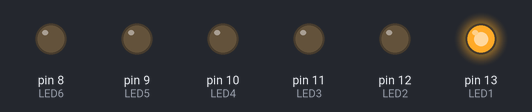
The sketch below on a simulated Arduino Uno, built with avr-gcc and run on an emulated ATmega328P. Shown: output pins drawn as LEDs (lit = HIGH).

Above: at 0.05 s.
At 0.35 s:
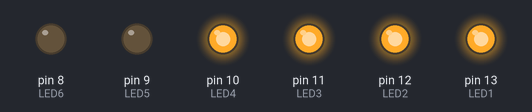
At 0.75 s:
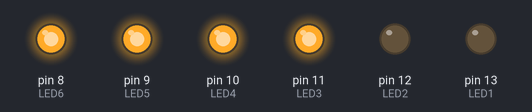
At 1.45 s:
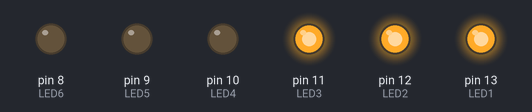
At 2.15 s:
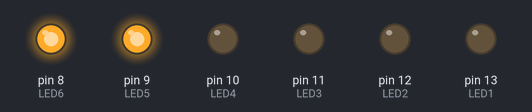
At 2.85 s:
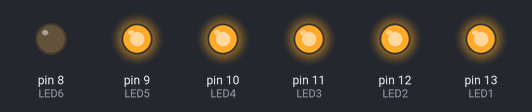
Timing chart, 0 to 3.1 s (numbered marks = the images above):
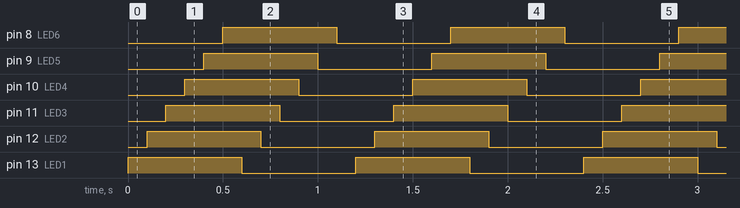

The sketch:

led_chaser.ino
```cpp
// (licence header left out)
int LED1 = 13;
int LED2 = 12;
int LED3 = 11;
int LED4 = 10;
int LED5 = 9;
int LED6 = 8;


void setup() {
   pinMode(LED1, OUTPUT);
   pinMode(LED2, OUTPUT);
   pinMode(LED3, OUTPUT);
   pinMode(LED4, OUTPUT);
   pinMode(LED5, OUTPUT);
   pinMode(LED6, OUTPUT);

}


void loop() {
  digitalWrite(LED1, HIGH);    // turn on LED1
  delay(100);                  // wait for 200ms
  digitalWrite(LED2, HIGH);    // turn on LED2
  delay(100);                  // wait for 200ms
  digitalWrite(LED3, HIGH);    // turn on LED3
  delay(100);                  // wait for 200m
  digitalWrite(LED4, HIGH);    // turn on LED4
  delay(100);                  // wait for 200ms
  digitalWrite(LED5, HIGH);    // turn on LED5
  delay(100);                  // wait for 200ms
  digitalWrite(LED6, HIGH);    // turn on LED6
  delay(100);                  // wait for 200ms
            // wait for 200ms
  digitalWrite(LED1, LOW);     // turn off LED1
  delay(100);                  // wait for 300ms
  digitalWrite(LED2, LOW);     // turn off LED2
  delay(100);                  // wait for 300ms
  digitalWrite(LED3, LOW);     // turn off LED3
  delay(100);                  // wait for 300ms
  digitalWrite(LED4, LOW);     // turn off LED4
  delay(100);                  // wait for 300ms
  digitalWrite(LED5, LOW);     // turn off LED5
  delay(100);                  // wait for 300ms
  digitalWrite(LED6, LOW);     // turn off LED6
  delay(100);                  // wait for 300ms
}
```

Measured:
- by itself, pin 8 (LED6), pin 9 (LED5), pin 10 (LED4), pin 11 (LED3), pin 12 (LED2), pin 13 (LED1): alternates HIGH for 0.60 s and LOW for 0.60 s
- by itself, everything shown: repeats every 1.2 s, in 12 steps
